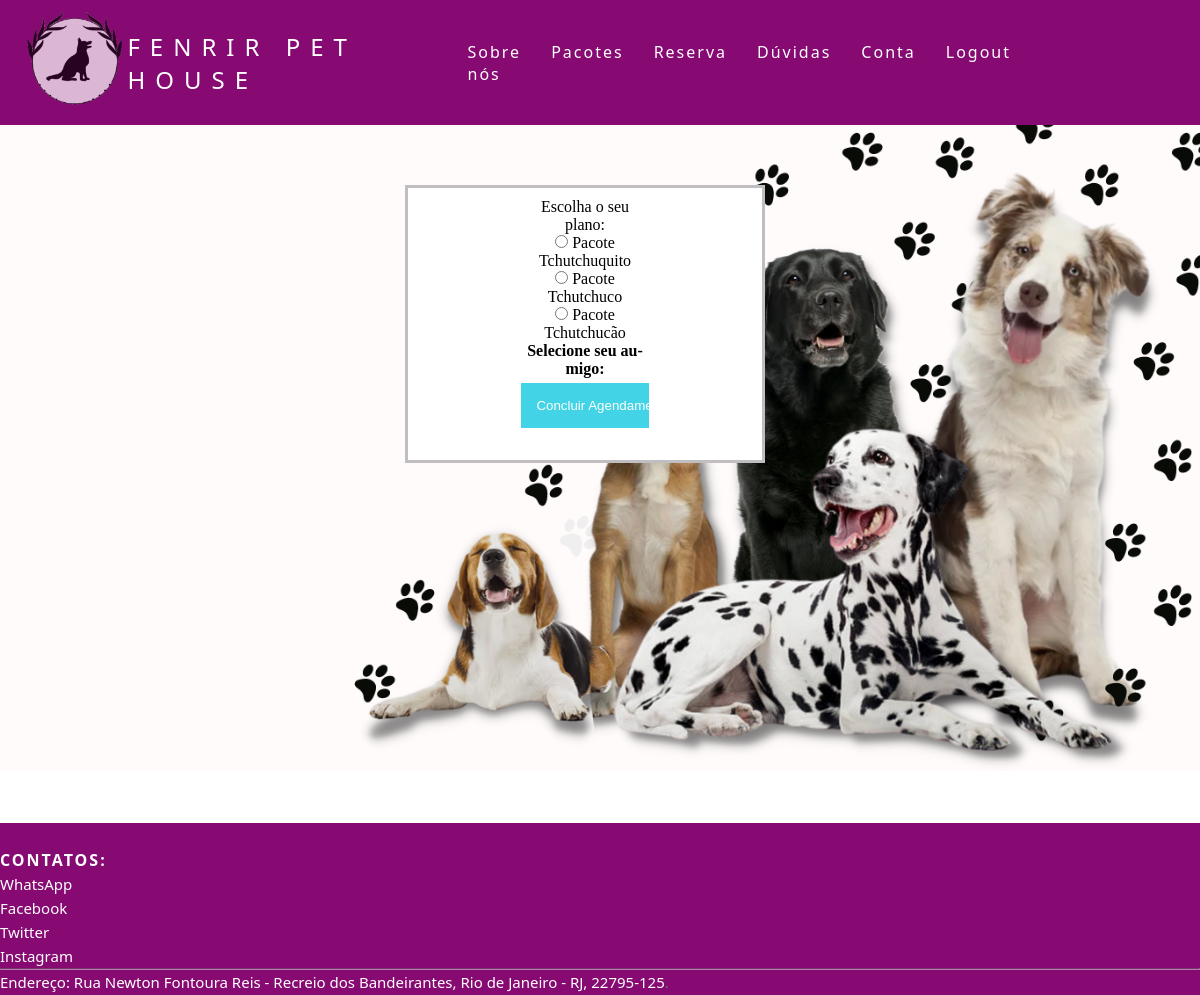
/agendar.php, run on the app's committed database.
### tables this page shows
CREATE TABLE `pacotes` (
  `idpacote` int(255) NOT NULL,
  `nome` varchar(255) NOT NULL,
  `valor` varchar(255) NOT NULL,
  `tempo` varchar(255) NOT NULL,
  `areas` varchar(255) NOT NULL,
  `banho` varchar(255) DEFAULT NULL,
  `tosa` varchar(255) DEFAULT NULL,
  `festa` varchar(255) DEFAULT NULL
);

### src/agendar.php (the view, shortened to what this page needs)
<?php
include "conectauser.inc";
$id = $_GET["idservico"];
$sql2 = "SELECT nome FROM pacotes WHERE idpacote >= 1;";
$res2 = mysqli_query($mysqli,$sql2);
$linhaplano = mysqli_num_rows($res2);
?>
<!DOCTYPE html>
<html lang="pt-br">
  <head>
    <link rel="stylesheet" href="style.css" />
  </head>
  <body>
      <header class="nav">
      <nav>
        <a href="indexlogcliente.php"><img style="margin-left:25px; margin-top:10px; margin-bottom:10px; " src="logo.png" alt="Image" height="100"></a>
        <a class="logo" href="indexlogcliente.php">Fenrir Pet House</a>
        <ul class="nav-list">
          <li><a href="sobrelog.html">Sobre nós</a></li>
          <li><a href="pacoteslog.php">Pacotes</a></li>
          <li><a href="reserva.html">Reserva</a></li>
          <li><a href="duvidaslog.html">Dúvidas</a></li>
          <li><a href="account.html">Conta</a></li>
          <li><a href="logout.php">Logout</a></li>
        </ul>
      </nav>
    </header>
    <body background="capa dogs.png" class="background">
    </body>
    <div class="fenrir-login">
        <form action="agendarfinal.php?idservico=<?=$id?>" method="POST" class="form-container">
          <p>Escolha o seu plano:<br>
          <?php
          for($i=0; $i < $linhaplano; $i++){
            $a = ($i + 1);
            $pacotes = mysqli_fetch_array($res2);
            $pacote_nome = $pacotes["nome"];
            echo "<input type='radio' name='pacote' value='$pacote_nome' required>
            <label for='pacote $a'>$pacote_nome</label><br>";
          }
          ?>
          <p><strong>Selecione seu au-migo:</strong><br>
          <p><input type="submit" value="Concluir Agendamento" class="btn"></p>
        </form>
    </div>
   <footer class="site-footer" style="margin-top: 30%;">
        <div class="col-xs-6 col-md-3">
          <h6>Contatos:</h6>
          <ul class="footer-links">
            <li><a href="https://web.whatsapp.com/">WhatsApp</a></li>
            <li><a href="https://www.facebook.com/">Facebook</a></li>
            <li><a href="https://twitter.com/">Twitter</a></li>
            <li><a href="https://www.instagram.com/">Instagram</a></li>
          </ul>
        </div>
      <hr>
    <div class="container">
      <div class="row">
        <div class="col-md-8 col-sm-6 col-xs-12">
          <p class="copyright-text">
       <a href="https://www.google.com/maps/dir//Rua+Newton+Fontoura+Reis+-+Recreio+dos+Bandeirantes+-+R.+Newton+Fontoura+Reis+-+Recreio+dos+Bandeirantes,+Rio+de+Janeiro+-+RJ,+22795-125/@-22.9209579,-43.4968904,11z/data=!4m8!4m7!1m0!1m5!1m1!1s0x9bc3aed259b4ad:0x6383c2f561261060!2m2!1d-43.4660456!2d-23.026394">Endereço: Rua Newton Fontoura Reis - Recreio dos Bandeirantes, Rio de Janeiro - RJ, 22795-125</a>.
          </p>
    </div>
</footer>
  </body>
</html>

### src/style.css (style rules this page uses)
body { width:100%; }
* { margin: 0; padding: 0; }
a { color: #fff; text-decoration: none; transition: 0.3s; }
.logo { font-size: 24px; text-transform: uppercase; letter-spacing: 10px; }
.background { background-size: 100%; margin-bottom: none; background-position-x: 0%; background-position-y: 30%; background-repeat: no-repeat; margin: 0 auto; }
nav { display: flex; justify-content: space-around; align-items: center; font-family: system-ui, -apple-system, Helvetica, Arial, sans-serif; background: #860a72; width: 100%; margin-top: 0; position: relative; }
.nav-list { list-style: none; display: flex; padding-right: 5cm; }
.nav-list li { letter-spacing: 2px; margin-left: 30px; }
.fenrir-login { text-align: center; background-color: rgb(255, 255, 255); position: relative; right: 15px; border: 3px solid rgb(192, 190, 192); z-index: 9; margin-top: 5%; margin-right: 35%; margin-left: 35%; }
.form-container { max-width: 300px; padding: 10px; background-color: white; padding-left: 3cm; padding-right: 3cm; }
.form-container input[type=submit] { width: 100%; padding: 15px; margin: 5px 0 22px 0; border: none; background: #15c9e0; }
.form-container .btn { color: white; padding: 16px 20px; border: none; cursor: pointer; width: 100%; margin-bottom:10px; opacity: 0.8; }
.site-footer { background-color:#860a72; padding:20px 0 1px; font-family: system-ui, -apple-system, Helvetica, Arial, sans-serif; font-size:15px; line-height:24px; color:#737373; margin-top: 35%; position: relative; }
.site-footer hr { border-top-color:#bbb; opacity:0.5 }
.site-footer h6 { color:#fff; font-size:16px; text-transform:uppercase; margin-top:5px; letter-spacing:2px }
.site-footer a { color:#ffffff; font-family: system-ui, -apple-system, Helvetica, Arial, sans-serif; }
.footer-links { padding-left:0; list-style:none }
.footer-links li { display:block }
.footer-links a { color:#ffffff }
.copyright-text { margin:0 }

### data on the page
pacotes: nome "Pacote Tchutchuquito"
pacotes: nome "Pacote Tchutchuco"
pacotes: nome "Pacote Tchutchucão"
